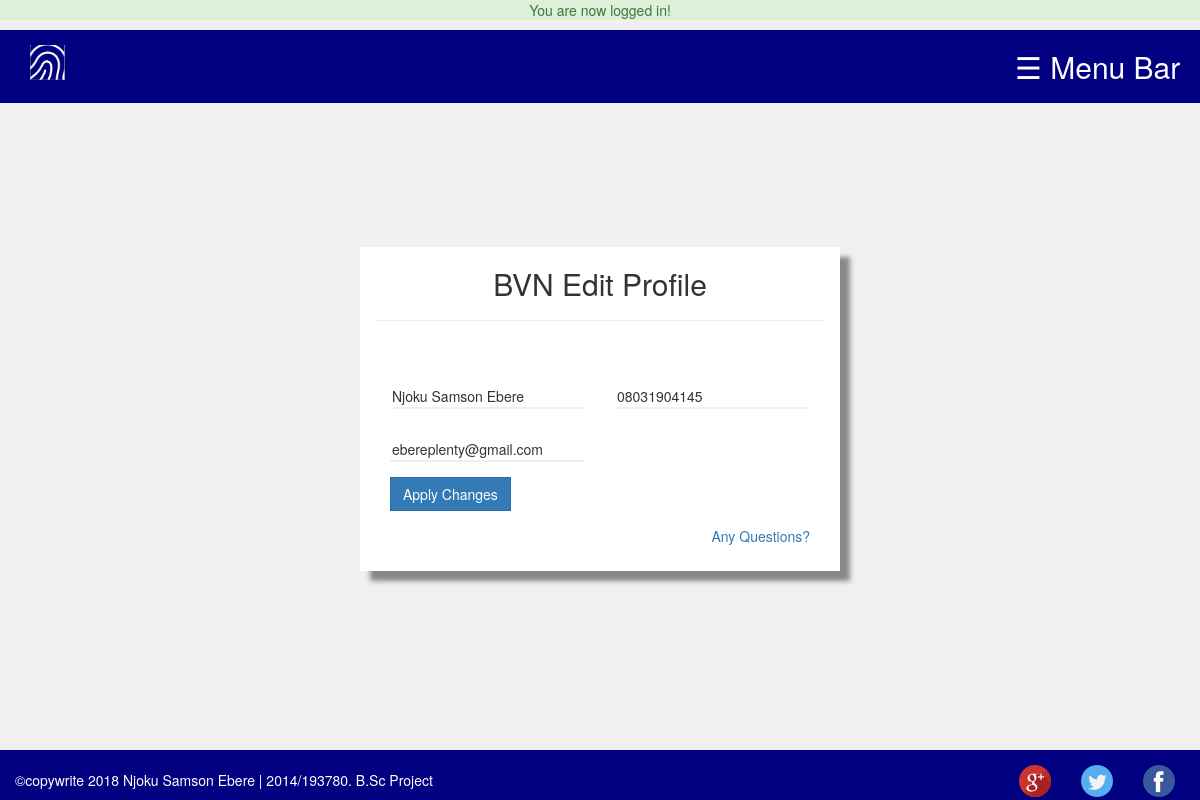
The app's page /users/edit.php (signed in) with its own data.
### tables this page shows
CREATE TABLE `user` (
  `user_id` int(11) NOT NULL,
  `full_name` varchar(50) NOT NULL,
  `phone_number` varchar(15) NOT NULL,
  `bvn` varchar(15) NOT NULL,
  `email` varchar(50) NOT NULL,
  `password` text NOT NULL,
  `date_joined` datetime NOT NULL DEFAULT CURRENT_TIMESTAMP,
  `last_login` datetime NOT NULL,
  `last_modified` datetime NOT NULL,
  `user_role` varchar(15) NOT NULL,
  `account_number` text NOT NULL,
  `account_name` varchar(50) NOT NULL,
  `passport` text NOT NULL
);

### core/helpers.php (called while the page is built, shortened)
<?php
	include_once 'init.php';
	function sanitize($dirty)
	{
		return htmlentities($dirty, ENT_QUOTES, "UTF-8");
	}
?>

### users/edit.php (the view, shortened to what this page needs)
<?php
	include_once '../includes/header.php';
	include_once '../includes/header-x.php';
		$name = ((isset($_POST['name']))?sanitize($_POST['name']):sanitize($user_data['full_name']));
		$email = ((isset($_POST['email']))?sanitize($_POST['email']):sanitize($user_data['email']));
		$phone_number = ((isset($_POST['phone_number']))?sanitize($_POST['phone_number']):sanitize($user_data['phone_number']));
?>
<div class="col-xs-12 col-sm-12 col-md-12 col-lg-12 reg" id="login-form">
	<h2 class="text-center">BVN Edit Profile</h2><hr>
	<form action="edit.php" method="post">
		<div class="form-group col-xs-12 col-sm-12 col-md-6 col-lg-6">
			<input type="name" name="name" id="name" class="" value="<?php echo $name; ?>" placeholder="Full Name (surname first)">
		</div>
		<div class="form-group col-xs-12 col-sm-12 col-md-6 col-lg-6">
			<input type="number" name="phone_number" id="number" class="" value="<?php echo $phone_number; ?>" placeholder="Phone Number" max-lenght="11" min="0">
		</div>
		<div class="form-group col-xs-12 col-sm-12 col-md-6 col-lg-6">
			<input type="email" name="email" id="email" class="" value="<?php echo $email; ?>" placeholder="Email">
		</div>
		<div class="form-group col-xs-12 col-sm-12 col-md-12 col-lg-12 id="buttons">
			<input type="submit" name="submit" value="Apply Changes" class="btn btn-primary">
		</div>
		<div class="form-group col-xs-12 col-sm-12 col-md-12 col-lg-12 id="buttons">
			<p class="text-right"><a href="faq.php" alt="home">Any Questions?</a></p>
		</div>
	</form>
</div>
<?php
	include_once '../includes/footer.php';
?>

### css/bvn.css (style rules this page uses)
.wrapper { width: 100%; background-color: #f0f0f0; transition: background-color .5s; background-attachment: fixed; }
#main { transition: margin-left .5s; }
#login-form { width: 40%; box-shadow: 10px 10px 5px #888888; background-color: #fff; top: 18%; left: 30%; }
#login-form form { padding-top: 30px; }
#login-form input[type=text], input[type=file], input[type=name], input[type=number], input[type=email], input[type=password], select, textarea { width: 100%; padding-top: 10px; border: 0px !important; border-radius: 0% !important; border-bottom: 2px solid #f0f0f0 !important; }
#login-form input[type=submit], button { border-radius: 0px !important; }
#login-form a { border-radius: 0px !important; }

### records on screen
user: name "Njoku Samson Ebere", phone_number "08031904145", email "ebereplenty@gmail.com"

### other values on screen
$_SESSION['success_flash'] "You are now logged in!"
